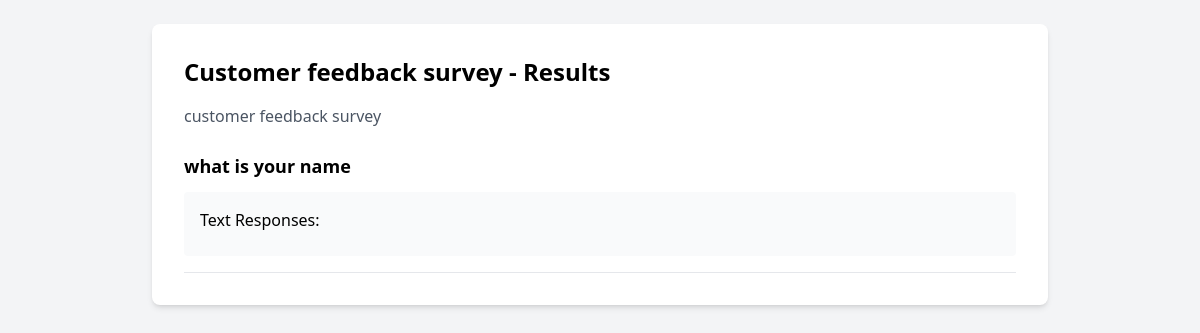
The app's page /survey/survey/1/results/ (signed in), older data.
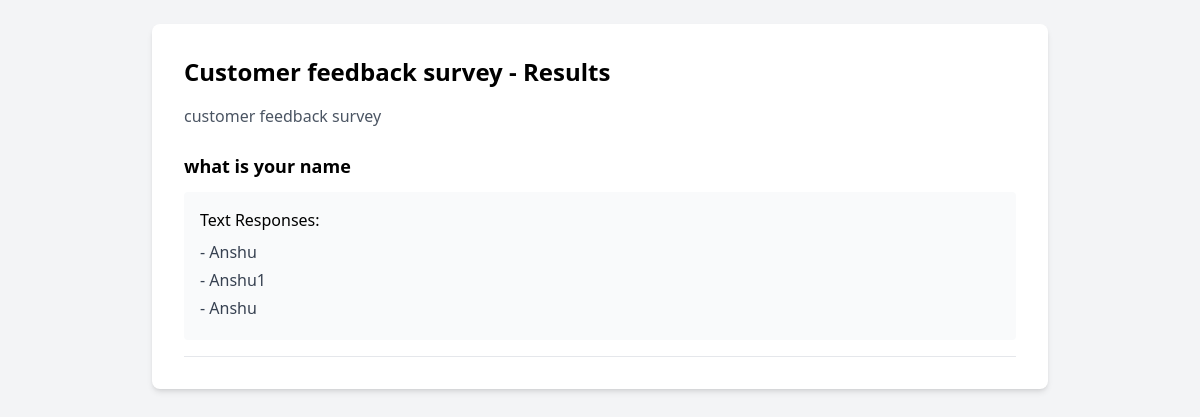
The same page, newer data.
### surveys/models.py (models this page shows, shortened)
class Answer(models.Model):
    response = models.ForeignKey(Response, related_name='answers', on_delete=models.CASCADE)
    question = models.ForeignKey(Question, on_delete=models.CASCADE)
    text_answer = models.TextField(blank=True, null=True)
    choice_answer = models.ForeignKey(Choice, null=True, blank=True, on_delete=models.SET_NULL)

### surveys/views.py (the view, shortened to what this page needs)
# urls.py: path('survey/<int:survey_id>/results/', SurveyResultsView.as_view(), name='survey_results'),
class SurveyResultsView(LoginRequiredMixin, View):
    def get(self, request, survey_id):
        survey = get_object_or_404(Survey, id=survey_id, user=request.user)
        responses = survey.responses.all()
        results = {}
        for question in survey.questions.all():
            question_results = {
                'text': question.text,
                'type': question.question_type,
                'responses': []
            }
            if question.question_type == 'text':
                text_responses = []
                for response in responses:
                    try:
                        answer = response.answers.get(question=question)
                        if answer.text_answer:
                            text_responses.append(answer.text_answer)
                    except Answer.DoesNotExist:
                        pass
                question_results['responses'] = text_responses
            results[question.id] = question_results
        return render(request, 'surveys/survey_results.html', {
            'survey': survey,
            'results': results
        })

### templates/surveys/survey_results.html (shortened to what this page needs)
<!DOCTYPE html>
<html lang="en">
<head>
    <script src="https://cdn.tailwindcss.com"></script>
</head>
<body class="bg-gray-100 p-6">
    <div class="max-w-4xl mx-auto bg-white p-8 rounded-lg shadow-md">
        <h1 class="text-2xl font-bold mb-4">{{ survey.title }} - Results</h1>
        <p class="text-gray-600 mb-6">{{ survey.description }}</p>
        <div class="space-y-6">
            {% for question_id, result in results.items %}
            <div class="border-b pb-4">
                <h2 class="text-lg font-semibold mb-3">{{ result.text }}</h2>
                {% if result.type == 'text' %}
                <div class="bg-gray-50 p-4 rounded">
                    <h3 class="font-medium mb-2">Text Responses:</h3>
                    {% for response in result.responses %}
                        <p class="text-gray-700 mb-1">- {{ response }}</p>
                    {% endfor %}
                </div>
                {% endif %}
            </div>
            {% endfor %}
        </div>
    </div>
</body>
</html>

Row changes from the older to the newer data that the page shows:
added Answer: responses "Anshu"
added Answer: responses "Anshu1"
added Answer: responses "Anshu"
